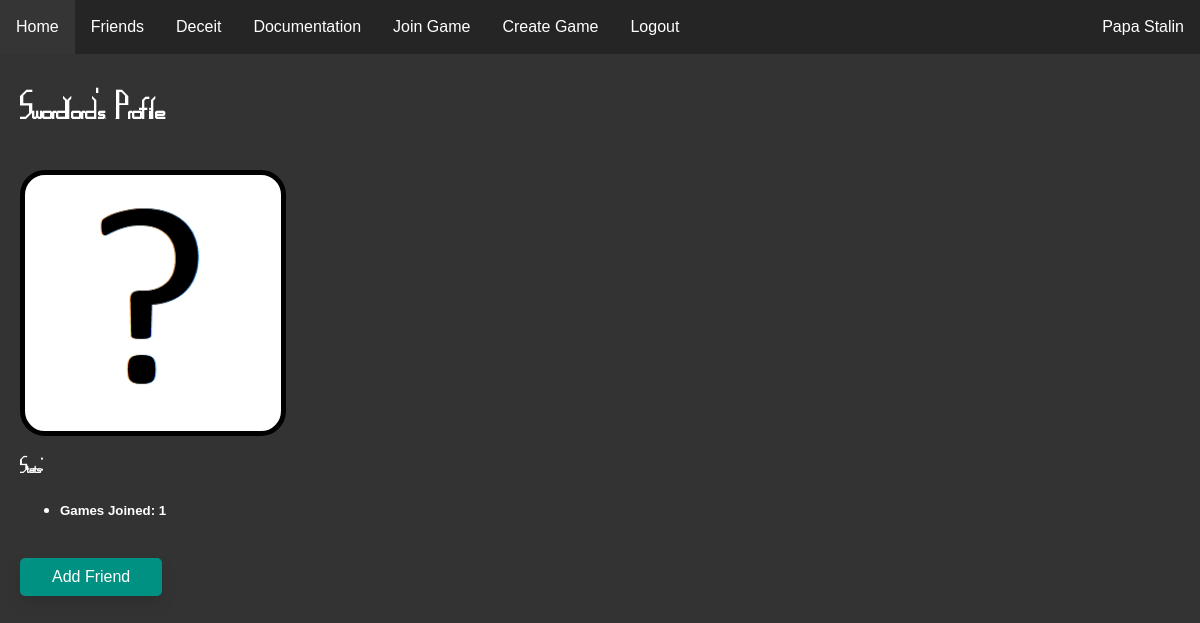
Screenshot of /user/2 (signed in) with the database file from the repository.
### website/models.py (models this page shows)
class User(db.Model, UserMixin):
    id = db.Column(db.Integer, primary_key=True)
    email = db.Column(db.String(150), unique=True)
    password = db.Column(db.String(150))
    username = db.Column(db.String(150))
    pfp = db.Column(db.String(50))
    admin = db.Column(db.String(50))

### website/profiles.py (the view, shortened to what this page needs)
@profiles.route('<int:user_id>', methods=['GET', 'POST'])
@login_required
def profile(user_id):
    user = User.query.filter_by(id=user_id).first()
    counter=0
    is_friends = False
    is_friends1 = Friends.query.filter_by(user1=user_id, user2=current_user.id).first()
    is_friends2 = Friends.query.filter_by(user2=user_id, user1=current_user.id).first()
    if is_friends1 != None or is_friends2 != None:
        is_friends = True
    for games in db.session.query(GamesJoined).filter_by(user=user_id):
        counter += 1
    if user == current_user:
        is_current_user = True
    else:
        is_current_user = False
    return render_template('profile.html', is_current=is_current_user, user=current_user, player=user, games_joined=counter, is_friends=is_friends)

### website/templates/profile.html (shortened to what this page needs)
{% extends "base.html" %} {% block title %}{{player.username}}'s Profile{% endblock %}
{% block content %}
<head>
    <link rel="stylesheet" type="text/css" href="/static/css/profile.css" />
</head>
<br/>
<h1 id="heading">{{player.username}}'s Profile</h1>
<br/>
<div class="pfp" style="background-image: url({{player.pfp}});">
</div>
<h3>Stats:</h3>
<ul>
    <li><h5>Games Joined: {{ games_joined }}</h5></li>
</ul>
<br/>
{% if not is_current %}
    {% if not is_friends %}
        <form method="POST">
            <button class="button-main" id = "Add Friend" type="submit" value="Add Friend">Add Friend</button>
        </form>
    {% endif %}
{% endif %}
{% endblock %}

### website/templates/base.html (shortened to what this page needs)
<!DOCTYPE html>
<html lang="en">
<head>
    <link rel="stylesheet" type="text/css" href="/static/css/main.css" />
</head>
<body>
    <ul class="navbar">
      {% if user.is_authenticated %}
      <li><a class="nav-item nav-link" id="home" href="/">Home</a></li>
      <li><a class="nav-item nav-link" id="friends" href="/user/friends">Friends</a></li>
      <li><a class="nav-item nav-link" id="deceit" href="/deceit">Deceit</a></li>
      <li><a class="nav-item nav-link" id="docs" href="/docs/">Documentation</a></li>
      <li><a class="nav-item nav-link" id="join_game" href="/join-game">Join Game</a></li>
      <li><a class="nav-item nav-link" id="create_game" href="/create-game">Create Game</a></li>
      <li><a class="nav-item nav-link" id="logout" href="/logout">Logout</a></li>
      <li><a class="nav-user nav-link" id="user_link" href="{{url_for('profiles.profile', user_id=user.id)}}">{{ user.username }}</a></li>
      {% else %}
      <li><a class="nav-item nav-link" id="login" href="/login">Login</a></li>
      <li><a class="nav-item nav-link" id="signUp" href="/sign-up">Sign Up</a></li>
      {% endif %}
    </ul>
    <div id="main_div">
    <div class="container">
        {% block content %}
        {% endblock %}
    </div>
    </div>
</body>
</html>

### website/static/css/main.css (style rules this page uses)
#main_div { margin-top: 30px; padding: 20px; }
h1, h2, h3 { font-family: MapGame; }
body { margin: 0px; background-color: #333333; color: white; }
.navbar { list-style-type: none; margin: 0; padding: 0; overflow: hidden; background-color: #252525; position: fixed; top: 0; width: 100%; }
.nav-item { float: left; }
.nav-user { float:right; }
.nav-link { display: block; color: white; text-align: center; padding: 18px 16px; text-decoration: none; }
.pfp { width: 64px; height: 64px; }
.button-main { background-color: rgb(0, 145, 130); border: none; color: white; padding: 10px 32px; text-align: center; text-decoration: none; display: inline-block; font-size: 16px; border-radius: 5px; transition-duration: 0.4s; box-shadow: 0px 8px 15px rgba(0, 0, 0, 0.1); cursor: pointer; }
html { font-family: Arial, Helvetica, sans-serif; }

### website/static/css/profile.css (style rules this page uses)
.pfp { width: 256px; height: 256px; border: 5px solid #000000; border-radius: 25px; }

### rows the page displays
User: username "Papa Stalin"
User: username "Swordlord", pfp (placeholder picture)

### other values shown
{{ games_joined }} "1"
